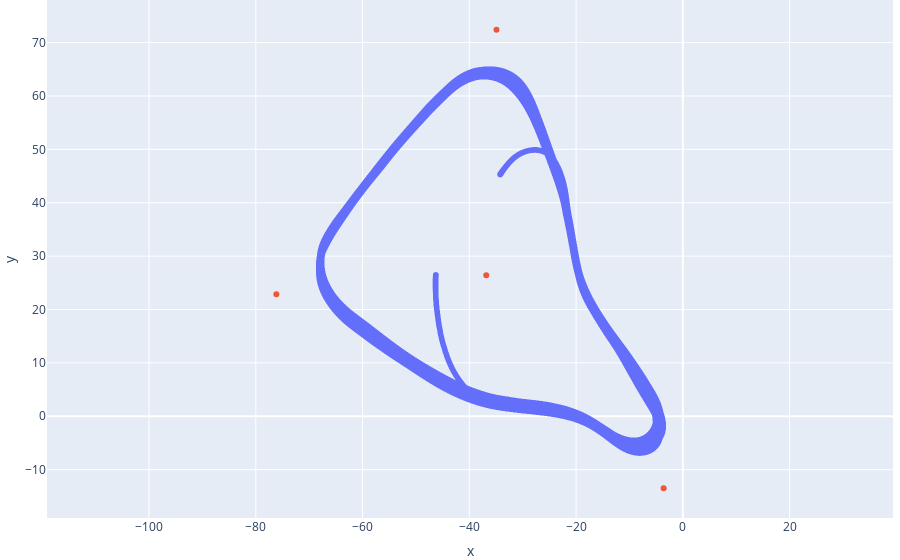

The notebook cell this image was saved under:
### Code cell
fig = px.scatter(x=positions[:,0],y=positions[:,1])
fig.add_scatter(x=landmarks[:,0], y=landmarks[:,1], mode="markers", showlegend= False)
fig.update_layout(margin=dict(l=0, r=0, t=0, b=0))
fig.update_yaxes(scaleanchor = "x", scaleratio = 1)
fig.show()

### Figure 1 — Plotly figure (JSON) as saved in the notebook; plotly's stock layout.template omitted (floating-point values rounded to 4 significant figures; data arrays with more than 128 entries replaced by an {"elided": "..."} marker saying what was removed)
{"data": [{"hovertemplate": "x=%{x}<br>y=%{y}<extra></extra>", "legendgroup": "", "marker": {"color": "#636efa", "symbol": "circle"}, "mode": "markers", "name": "", "showlegend": false, "type": "scattergl", "x": {"elided": "4090 float values"}, "xaxis": "x", "y": {"elided": "4090 float values"}, "yaxis": "y"}, {"mode": "markers", "showlegend": false, "type": "scatter", "x": [-36.83, -76.15, -3.594, -34.91], "y": [26.43, 22.86, -13.51, 72.42]}], "layout": {"legend": {"tracegroupgap": 0}, "margin": {"b": 0, "l": 0, "r": 0, "t": 0}, "xaxis": {"anchor": "y", "domain": [0, 1], "title": {"text": "x"}}, "yaxis": {"anchor": "x", "domain": [0, 1], "scaleanchor": "x", "scaleratio": 1, "title": {"text": "y"}}}}
